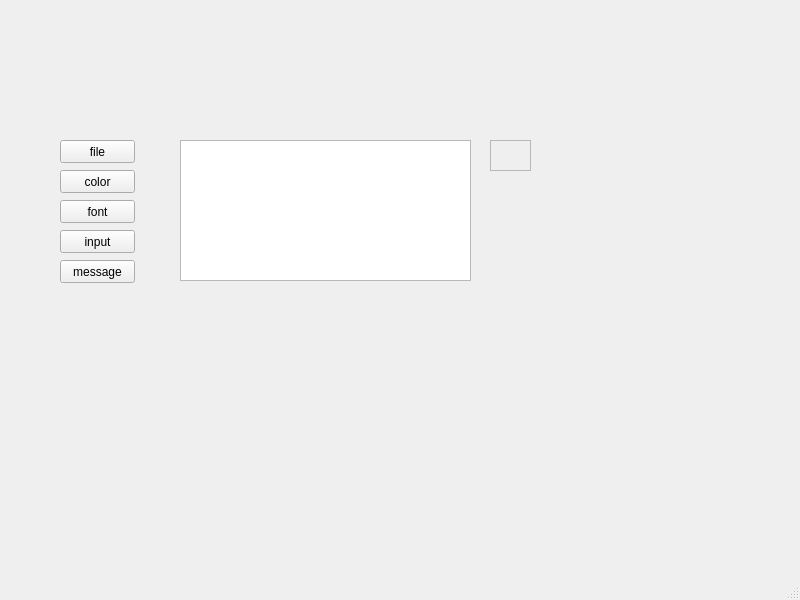
<?xml version="1.0" encoding="UTF-8"?>
<ui version="4.0">
 <class>MainWindow</class>
 <widget class="QMainWindow" name="MainWindow">
  <property name="geometry">
   <rect>
    <x>0</x>
    <y>0</y>
    <width>800</width>
    <height>600</height>
   </rect>
  </property>
  <property name="windowTitle">
   <string>MainWindow</string>
  </property>
  <widget class="QWidget" name="centralwidget">
   <widget class="QPushButton" name="fileBt">
    <property name="geometry">
     <rect>
      <x>60</x>
      <y>140</y>
      <width>75</width>
      <height>23</height>
     </rect>
    </property>
    <property name="text">
     <string>file</string>
    </property>
   </widget>
   <widget class="QPushButton" name="colorBt">
    <property name="geometry">
     <rect>
      <x>60</x>
      <y>170</y>
      <width>75</width>
      <height>23</height>
     </rect>
    </property>
    <property name="text">
     <string>color</string>
    </property>
   </widget>
   <widget class="QPushButton" name="fontBt">
    <property name="geometry">
     <rect>
      <x>60</x>
      <y>200</y>
      <width>75</width>
      <height>23</height>
     </rect>
    </property>
    <property name="text">
     <string>font</string>
    </property>
   </widget>
   <widget class="QPushButton" name="inputBt">
    <property name="geometry">
     <rect>
      <x>60</x>
      <y>230</y>
      <width>75</width>
      <height>23</height>
     </rect>
    </property>
    <property name="text">
     <string>input</string>
    </property>
   </widget>
   <widget class="QTextEdit" name="textEdit">
    <property name="geometry">
     <rect>
      <x>180</x>
      <y>140</y>
      <width>291</width>
      <height>141</height>
     </rect>
    </property>
   </widget>
   <widget class="QPushButton" name="messageBt">
    <property name="geometry">
     <rect>
      <x>60</x>
      <y>260</y>
      <width>75</width>
      <height>23</height>
     </rect>
    </property>
    <property name="text">
     <string>message</string>
    </property>
   </widget>
   <widget class="QFrame" name="colorFrame">
    <property name="geometry">
     <rect>
      <x>490</x>
      <y>140</y>
      <width>41</width>
      <height>31</height>
     </rect>
    </property>
    <property name="frameShape">
     <enum>QFrame::StyledPanel</enum>
    </property>
    <property name="frameShadow">
     <enum>QFrame::Raised</enum>
    </property>
   </widget>
  </widget>
  <widget class="QMenuBar" name="menubar">
   <property name="geometry">
    <rect>
     <x>0</x>
     <y>0</y>
     <width>800</width>
     <height>22</height>
    </rect>
   </property>
  </widget>
  <widget class="QStatusBar" name="statusbar"/>
 </widget>
 <resources/>
 <connections/>
</ui>
